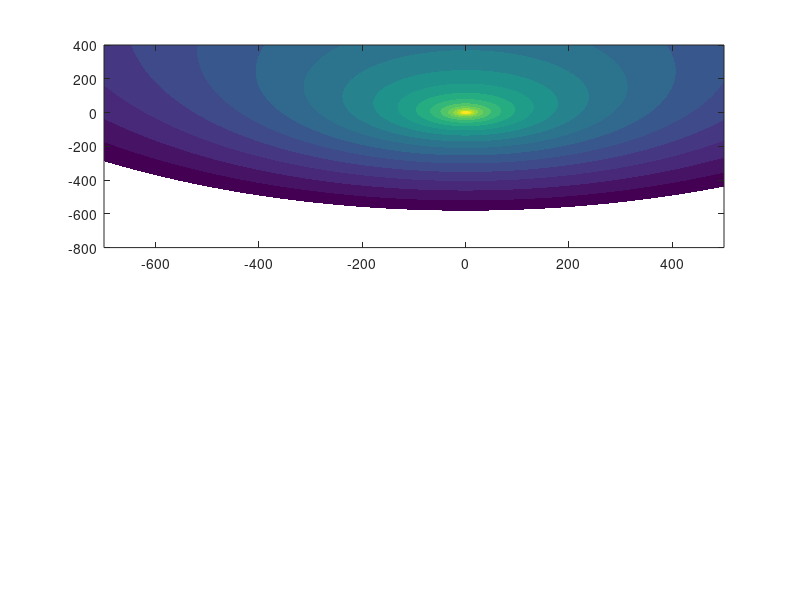

Recreate this plot in MATLAB. (Note: this script raises an error after producing the figure.)



%% Define some useful functions and values

% Concentration and derivatives thereof

conc = @(r,z,v,D) ( ...
    1./(4*pi*D.*sqrt(r.^2+z.^2)) .* exp( -v./(2*D).*(sqrt(r.^2+z.^2)-z) ) );

dc_dr = @(r,z,v,D) (...
    - r.*( 1./(r.^2+z.^2) + v./(2*D.*sqrt(r.^2+z.^2)) ) .* conc(r,z,v,D) );

dc_dz = @(r,z,v,D) (...
    ( - z./(r.^2+z.^2) + v./(2*D) - v.*z./(2*D.*sqrt(r.^2+z.^2)) ) ...
    .* conc(r,z,v,D) );


% Response function and derivatives thereof

X_ = @(r,z,vp,D1,D2,s1,s2,k1,k2,n1,n2) ( ...
      n1*log( 1 + s1.*conc(r,z,vp,D1)./k1 ) ...
    - n2*log( 1 + s2.*conc(r,z,vp,D2)./k2 ) );

dX_dpos = @(c1,c2,dc1_dpos,dc2_dpos,k1,k2,n1,n2) ( ...
      n1 .* dc1_dpos ./ (k1 + c1) ...
    - n2 .* dc2_dpos ./ (k2 + c2) );

dX_dr = @(r,z,vp,D1,D2,s1,s2,k1,k2,n1,n2) ( dX_dpos( ...
    s1.*conc(r,z,vp,D1),s2.*conc(r,z,vp,D2),...
    s1.*dc_dr(r,z,vp,D1),s2.*dc_dr(r,z,vp,D2),...
    k1,k2,n1,n2) );

dX_dz = @(r,z,vp,D1,D2,s1,s2,k1,k2,n1,n2) ( dX_dpos( ...
    s1.*conc(r,z,vp,D1),s2.*conc(r,z,vp,D2),...
    s1.*dc_dz(r,z,vp,D1),s2.*dc_dz(r,z,vp,D2),...
    k1,k2,n1,n2) );

dX_abs = @(r,z,vp,D1,D2,s1,s2,k1,k2,n1,n2) ( ...
    sqrt(  dX_dr(r,z,vp,D1,D2,s1,s2,k1,k2,n1,n2).^2 ...
         + dX_dz(r,z,vp,D1,D2,s1,s2,k1,k2,n1,n2).^2 ) );

     
% Microbe velocity (in the stationary frame)
     
v_abs = @(r,z,vp,D1,D2,s1,s2,k1,k2,n1,n2,vmax,kdX) ( ...
    vmax .* dX_abs(r,z,vp,D1,D2,s1,s2,k1,k2,n1,n2) ./ ...
    (kdX + dX_abs(r,z,vp,D1,D2,s1,s2,k1,k2,n1,n2)) );

vr_ = @(r,z,vp,D1,D2,s1,s2,k1,k2,n1,n2,vmax,kdX) ( ...
    v_abs(r,z,vp,D1,D2,s1,s2,k1,k2,n1,n2,vmax,kdX) .* ...
    dX_dr(r,z,vp,D1,D2,s1,s2,k1,k2,n1,n2) ./ ...
    dX_abs(r,z,vp,D1,D2,s1,s2,k1,k2,n1,n2) );

vz_ = @(r,z,vp,D1,D2,s1,s2,k1,k2,n1,n2,vmax,kdX) ( ...
    v_abs(r,z,vp,D1,D2,s1,s2,k1,k2,n1,n2,vmax,kdX) .* ...
    dX_dz(r,z,vp,D1,D2,s1,s2,k1,k2,n1,n2) ./ ...
    dX_abs(r,z,vp,D1,D2,s1,s2,k1,k2,n1,n2) );


% Endpoints for colormaps

paleblue = [0.95,0.95,1];
attractantgreen = [55,168,40]/255;
repellentred = [185,118,105]/255;


% Define standard parameters

D1 = 1000;
D2 = 250;

s1 = 10^-12; % 1 fmol/sec
s2 = 10^-12;

k1 = 10^-7 * 10^-12; % (100 nM) * (10^-12 um^-3/M)
k2 = 10^-7 * 10^-12;

n1s = [6,4];
n2s = [0,2];

vmax = 6;
kdX = 0.004;

rp = 10;



%% %% %% %% %% %% %% %%          Figure 1B          %% %% %% %% %% %% %% %%

% Assume microbe swims at max speed

vb = vmax;

% Define example point and vp/vb ratio

r0 = -450;
z0 = -300;
vp0 = 0.75*vb;

% Define range of vp/vb ratios (for bottom panel)

vp = vb*linspace(0,1.25,126);

% Define range for plots

rplotlim = [-700,500];
zplotlim = [-800,400];
rs_plot = linspace(rplotlim(1),rplotlim(2),1201);
zs_plot = linspace(zplotlim(1),zplotlim(2),1201)';



% Calculate optimal and actual directions of swimming

i = 1j;

th_opt = -i.*log( ...
    (-i*vp.*r0-sqrt((vb-vp).*(vb+vp).*r0.^2+vb.^2.*z0.^2)) ./ ...
    (vb.*(r0-i*z0)));

th_opt0 = -i.*log( ...
    (-i*vp0.*r0-sqrt((vb-vp0).*(vb+vp0).*r0.^2+vb.^2.*z0.^2)) ./ ...
    (vb.*(r0-i*z0)));

th_actual = atan2(dc_dz(r0,z0,vp,D1),dc_dr(r0,z0,vp,D1));



% Plot the results

figure(1)
clf('reset')

subplot(2,1,1)

% Plot concentration as color map / contour plot

imCData = log10((s1/k1)*conc(rs_plot,zs_plot,vp0,D1));
contourf(rs_plot,zs_plot,imCData,[-inf,-1:(1/6):2],'LineColor','none');
caxis([-1,2])
cmap = makeUniformColormap([paleblue;attractantgreen],6*caxis*[-1;1]);
colormap(gca,cmap)

hold on
        
% Plot Particle (as a square with corners rounded in circle) 

rectangle('Position',[-rp,-rp,2*rp,2*rp],...
    'Curvature',[1,1],'FaceColor','w','EdgeColor','k')

%

plot(r0 + [0,300*cos(real(th_opt0))],...
    z0 + [0,300*sin(real(th_opt0))],...
    'LineWidth',3)
plot(r0 + [0,300*dc_dr(r0,z0,vp0,D1)./sqrt(dc_dr(r0,z0,vp0,D1).^2 + dc_dz(r0,z0,vp0,D1).^2)],...
    z0 + [0,300*dc_dr(r0,z0,vp0,D1)./sqrt(dc_dr(r0,z0,vp0,D1).^2 + dc_dz(r0,z0,vp0,D1).^2)],...
    'LineWidth',3)


set(gca,'Ydir','normal','FontSize',16)
axis equal tight

xlim([min(rs_plot(:)),max(rs_plot(:))])
ylim([min(zs_plot(:)),max(zs_plot(:))])


subplot(2,1,2)
plot(vp(imag(th_opt) < 1e-10)/vb,(180/pi)*(real(th_opt(imag(th_opt) < 1e-10)) - th_opt(1)))
hold on
plot(vp/vb,(180/pi)*(th_actual - th_opt(1)))
xlim([0,1.25])

drawnow



%% %% %% %% %% %% %% %%          Figure 1C          %% %% %% %% %% %% %% %%



rplotlim = [-600,100];
zplotlim = [-650,100];
rs_plot = linspace(rplotlim(1),rplotlim(2),401);
zs_plot = linspace(zplotlim(1),zplotlim(2),506)';


figure(2)
clf('reset')

for sp = 1:2
    
    if sp == 1
        
        [rs_calc,zs_calc] = meshgrid(...
            [-540:50:0,0],...
            -500:50:0);
        
        vps = repmat([0.75,1.25]*vb,numel(rs_calc),1);
        
    else
        
        [rs_calc,zs_calc] = meshgrid(...
            -399:5:0,...
            -599:5:0);
        
        vps = repmat(vp,numel(rs_calc),1);
        
    end
    
    calc_cut = log10((s1/k1)*conc(rs_calc,zs_calc,vp0,D1)) < -5/6;
    rs_calc(calc_cut) = nan;
    zs_calc(calc_cut) = nan;
    
    
    
    rs_calc = repmat(reshape(rs_calc,[],1),1,size(vps,2));
    zs_calc = repmat(reshape(zs_calc,[],1),1,size(vps,2));
    
    
    
    th_direct_calc = atan2(dc_dz(rs_calc,zs_calc,0,D1),dc_dr(rs_calc,zs_calc,0,D1));
    th_actual_calc = atan2(dc_dz(rs_calc,zs_calc,vps,D1),dc_dr(rs_calc,zs_calc,vps,D1));
    
    vr_opt_calc = (vps.*rs_calc.*zs_calc - rs_calc.*sqrt(-vps.^2.*rs_calc.^2+vb.^2.*(rs_calc.^2 + zs_calc.^2))) ./ ...
    (rs_calc.^2 + zs_calc.^2);
    vz_opt_calc = (-vps.*rs_calc.^2 - zs_calc.*sqrt(-vps.^2.*rs_calc.^2+vb.^2.*(rs_calc.^2 + zs_calc.^2))) ./ ...
        (rs_calc.^2 + zs_calc.^2);
    th_opt_calc = asin(real(vz_opt_calc./vb));
    
    th_opt_calc(real(th_opt_calc) == -pi/2 | (zs_calc > 0 & vps > vb)) = nan;
    th_opt_calc(any(isnan(th_opt_calc),2),:) = nan;
    
    
    if sp == 1
        
        calc_cut = ~any(isnan(th_opt_calc) | isnan(rs_calc),2);
        
        rs_calc = rs_calc(calc_cut,:);
        zs_calc = zs_calc(calc_cut,:);
        th_opt_calc = th_opt_calc(calc_cut,:);
        th_actual_calc = th_actual_calc(calc_cut,:);
        
    end
    
    
    subplot(2,1,sp)
    
    if sp == 1
        
        imCData = log10((s1/k1)*conc(rs_plot,zs_plot,vp0,D1));
        contourf(rs_plot,zs_plot,imCData,[-inf,-1:(1/6):2],'LineColor','none');
        caxis([-1,2])
        cmap = makeUniformColormap([paleblue;attractantgreen],6*caxis*[-1;1]);
        colormap(gca,cmap)
        colorbar


        hold on

        rectangle('Position',[-rp,-rp,2*rp,2*rp],...
            'Curvature',[1,1],'FaceColor','w','EdgeColor','k')

        
        quiver(rs_calc(:,1),zs_calc(:,1),cos(th_opt_calc(:,1)),sin(th_opt_calc(:,1)),...
            0.5,'Color',[0.6,0.6,0.6],'LineWidth',3)
        quiver(rs_calc(:,1),zs_calc(:,1),cos(th_actual_calc(:,1)),sin(th_actual_calc(:,1)),...
            0.5,'k','LineWidth',1)
        
        set(gca,'Ydir','normal','FontSize',16)
        axis equal tight

        xlim([min(rs_plot(:)),max(rs_plot(:))])
        ylim([min(zs_plot(:)),max(zs_plot(:))])
        
    else
        
        plot(vps(1,:)/vb,smooth((180/pi)*mean(th_opt_calc - th_direct_calc,1,'omitnan'),11),...
            'Color',[0.6,0.6,0.6],'LineWidth',2)
        hold on

        plot(vps(1,:)/vb,smooth((180/pi)*(mean(th_opt_calc - th_direct_calc,1,'omitnan') + ...
            std(th_opt_calc - th_direct_calc,[],1,'omitnan')),11),'Color',[0.6,0.6,0.6],'LineWidth',1)
        plot(vps(1,:)/vb,smooth((180/pi)*(mean(th_opt_calc - th_direct_calc,1,'omitnan') - ...
            std(th_opt_calc - th_direct_calc,[],1,'omitnan')),11),'Color',[0.6,0.6,0.6],'LineWidth',1)

        plot(vps(1,:)/vb,smooth((180/pi)*mean(th_actual_calc - th_direct_calc,1,'omitnan'),11),...
            'k','LineWidth',2)

        plot(vps(1,:)/vb,smooth((180/pi)*(mean(th_actual_calc - th_direct_calc,1,'omitnan') + ...
            std(th_actual_calc - th_direct_calc,[],1,'omitnan')),11),'k','LineWidth',1)
        plot(vps(1,:)/vb,smooth((180/pi)*(mean(th_actual_calc - th_direct_calc,1,'omitnan') - ...
            std(th_actual_calc - th_direct_calc,[],1,'omitnan')),11),'k','LineWidth',1)

        yticks(-105:15:45)
        xticks(0:0.25:1.25)
        
        
    end
    
    

end

drawnow



%% %% %% %% %% %% %% %%         Figure 2B,E         %% %% %% %% %% %% %% %%


rplotlim = [-650,650];
zplotlim = [-500,1300];
rs_plot = linspace(rplotlim(1),rplotlim(2),651);
zs_plot = linspace(zplotlim(1),zplotlim(2),901)';

rz_exgradpoint = [-200,100]; % For the microbe in Figure 2B

n1 = n1s(2);
n2 = n2s(2);

vp = 1.5*vmax;  

figure(3)
clf('reset')

for spi = 1:3
    
    subplot(1,3,spi)
    
    if spi == 1

        imCData = X_(rs_plot,zs_plot,vp,D1,D2,s1,s2,k1,k2,n1,0);
        contourf(rs_plot,zs_plot,imCData,[-inf,0:0.5:14],'LineColor','none');
        caxis([0,14])
        cmap = makeUniformColormap([paleblue;attractantgreen],2*caxis*[-1;1]);
        
    elseif spi == 2
        
        imCData = -X_(rs_plot,zs_plot,vp,D1,D2,s1,s2,k1,k2,0,n2);
        contourf(rs_plot,zs_plot,imCData,[-inf,0:0.5:9],'LineColor','none');
        caxis([0,9])
        cmap = makeUniformColormap([paleblue;repellentred],2*caxis*[-1;1]);
        
    else
        
        imCData = X_(rs_plot,zs_plot,vp,D1,D2,s1,s2,k1,k2,n1,n2);
        contourf(rs_plot,zs_plot,imCData,[-inf,-1:(1/6):6],'LineColor','none');
        caxis([-1,6])
        
        [cmap,inds] = makeUniformColormap([attractantgreen;paleblue;repellentred],10000);
        
        cdivs = 3;
        
        cmap = flipud([
            repelem(interp1(1:10000,cmap(:,1),...
                linspace(1,round(inds(2)*(max(caxis)+2)/max(caxis)),cdivs*(max(caxis)+2))),2);
            repelem(interp1(1:10000,cmap(:,2),...
                linspace(1,round(inds(2)*(max(caxis)+2)/max(caxis)),cdivs*(max(caxis)+2))),2);
            repelem(interp1(1:10000,cmap(:,3),...
                linspace(1,round(inds(2)*(max(caxis)+2)/max(caxis)),cdivs*(max(caxis)+2))),2)]');
            
        cmap = cmap([1:2:(4*cdivs),(4*cdivs+1):end],:);
        
        
    end
    
    colormap(gca,cmap)
    cb = colorbar;
    
    hold on
        
    rectangle('Position',[-rp,-rp,2*rp,2*rp],...
        'Curvature',[1,1],'FaceColor','w','EdgeColor','k')
    
    set(gca,'Ydir','normal','FontSize',16)
    axis equal tight
    
    if spi == 1
        plot(rz_exgradpoint(1) + (5e10)*[0,...
            dc_dr(rz_exgradpoint(1),rz_exgradpoint(2),vp,D1)],...
            rz_exgradpoint(2) + (5e10)*[0,...
            dc_dz(rz_exgradpoint(1),rz_exgradpoint(2),vp,D1)],'k-')
    elseif spi == 2
        plot(rz_exgradpoint(1) + (5e10)*[0,...
            dc_dr(rz_exgradpoint(1),rz_exgradpoint(2),vp,D2)],...
            rz_exgradpoint(2) + (5e10)*[0,...
            dc_dz(rz_exgradpoint(1),rz_exgradpoint(2),vp,D2)],'k-')
    end

    xlim([min(rs_plot(:)),max(rs_plot(:))])
    ylim([min(zs_plot(:)),max(zs_plot(:))])
    
end

drawnow



%% %% %% %% %% %% %%         Figure 1D and 2F          %% %% %% %% %% %% %%


% Define simulation parameters

rz0 = [-79.5; -400];

dt = 0.01;
tmax = 240;

rz_t = repmat([rz0,nan(2,round(tmax/dt))],[1,1,2]);
time2particle = nan(1,2);


% Run the simulation

for ni = 1:2
    n1 = n1s(ni);
    n2 = n2s(ni);
    
    for t = 1:round(tmax/dt)
        if ~isnan(time2particle(ni))
            break
        else
            rz_t(:,t+1,ni) = rz_t(:,t,ni) + ...
                [vr_(rz_t(1,t,ni),rz_t(2,t,ni)+vp*(t-1)*dt,...
                     vp,D1,D2,s1,s2,k1,k2,n1,n2,vmax,kdX);
                 vz_(rz_t(1,t,ni),rz_t(2,t,ni)+vp*(t-1)*dt,...
                     vp,D1,D2,s1,s2,k1,k2,n1,n2,vmax,kdX)] * dt;
        end
        if sum((rz_t(:,t+1,ni) - [0;-vp*(t-1)*dt]).^2) < rp^2
            time2particle(ni) = t*dt;
            break
        end
    end
end

% disp(time2particle)



% Plot Comparison of Differential and Purely Attractive Trajectories

ts_plot = 35.01 + 4.65*(-2:2);
rcrop = [-95,35];
zcrop = [-415,-185];
rs_plot_traj = linspace(rcrop(1),rcrop(2),151);
zs_plot_traj = linspace(zcrop(1),zcrop(2),526)';

figure(4)
clf('reset')

for tpi = length(ts_plot):-1:1
    t = round(ts_plot(tpi)/dt) + 1;
    for ni = 1:2
        if ni == 1
            subplot(2,length(ts_plot),tpi)
            
            im = image(rs_plot_traj,zs_plot_traj,...
                log10((s1/k1)*conc(rs_plot_traj,zs_plot_traj+vp*(t-1)*dt,vmax,D1)),...
                'CDataMapping','scaled');
            
            caxis([-1,2])
            cmap = makeUniformColormap([paleblue;attractantgreen],6*caxis*[-1;1]);
        else
            subplot(2,length(ts_plot),length(ts_plot)+tpi)
            
            
            imCData = ...
                X_(rs_plot_traj,zs_plot_traj+vp*(t-1)*dt,vp,D1,D2,s1,s2,k1,k2,n1s(ni),n2s(ni));
            contourf(rs_plot_traj,zs_plot_traj,imCData,[-inf,0:(1/6):6],'LineColor','none');
            
            caxis([0,6])
            cmap = makeUniformColormap([paleblue;attractantgreen],18);
        end
        
        colormap(gca,cmap)
        colorbar
        
        
        hold on
        
        rectangle('Position',[-rp,-rp-vp*(t-1)*dt,2*rp,2*rp],...
            'Curvature',[1,1],'FaceColor','w','EdgeColor','k')
        
        
        if ~isnan(rz_t(1,t,ni))
            plot(rz_t(1,1:t,ni),rz_t(2,1:t,ni),'k','LineWidth',1)
            plot(rz_t(1,t,ni),rz_t(2,t,ni),'k.')

        else
            plot(rz_t(1,1:t,ni),rz_t(2,1:t,ni),'y','LineWidth',1)
            plot(rz_t(1,find(~isnan(rz_t(1,:,ni)),1,'last'),ni),...
                rz_t(2,find(~isnan(rz_t(1,:,ni)),1,'last'),ni),'y.')

        end
        
        

        set(gca,'Ydir','normal','FontSize',16)
        axis equal tight
        
        xlim(rcrop)
        ylim(zcrop)
        
        drawnow
        
    end
end



% Plot Purely Attractive Trajectory

rcrop_attr = [-300,70];
zcrop_attr = [-485,70];
rs_plot_traj_attr = linspace(rcrop_attr(1),rcrop_attr(2),151);
zs_plot_traj_attr = linspace(zcrop_attr(1),zcrop_attr(2),526)';
ts_plot_attr = 15.5*(0:1:3);

figure(5)
clf('reset')

for tpi = length(ts_plot_attr):-1:1
    t = round(ts_plot_attr(tpi)/dt) + 1;
    for ni = 1
        subplot(1,length(ts_plot_attr),tpi)
        
        contourf(rs_plot_traj_attr,zs_plot_traj_attr,...
            log10((s1/k1)*conc(rs_plot_traj_attr,zs_plot_traj_attr+vp*(t-1)*dt,vmax,D1)),...
            [-inf,-1:(1/6):2],'LineColor','none')

        caxis([-1,2])
        cmap = makeUniformColormap([paleblue;attractantgreen],6*caxis*[-1;1]);
        
        colormap(gca,cmap)
        colorbar
        hold on
        
        rectangle('Position',[-rp,-rp-vp*(t-1)*dt,2*rp,2*rp],...
            'Curvature',[1,1],'FaceColor','w','EdgeColor','k')
        
        if ~isnan(rz_t(1,t,ni))
            plot(rz_t(1,1:t,ni),rz_t(2,1:t,ni),'k','LineWidth',1)
            plot(rz_t(1,t,ni),rz_t(2,t,ni),'k.')
            
        else
            plot(rz_t(1,1:t,ni),rz_t(2,1:t,ni),'y','LineWidth',1)
            plot(rz_t(1,find(~isnan(rz_t(1,:,ni)),1,'last'),ni),...
                rz_t(2,find(~isnan(rz_t(1,:,ni)),1,'last'),ni),'y.')
        end
        
        set(gca,'Ydir','normal','FontSize',16)
        axis equal tight
        
        xlim(rcrop_attr)
        ylim(zcrop_attr)
        
        drawnow
        
    end
end





